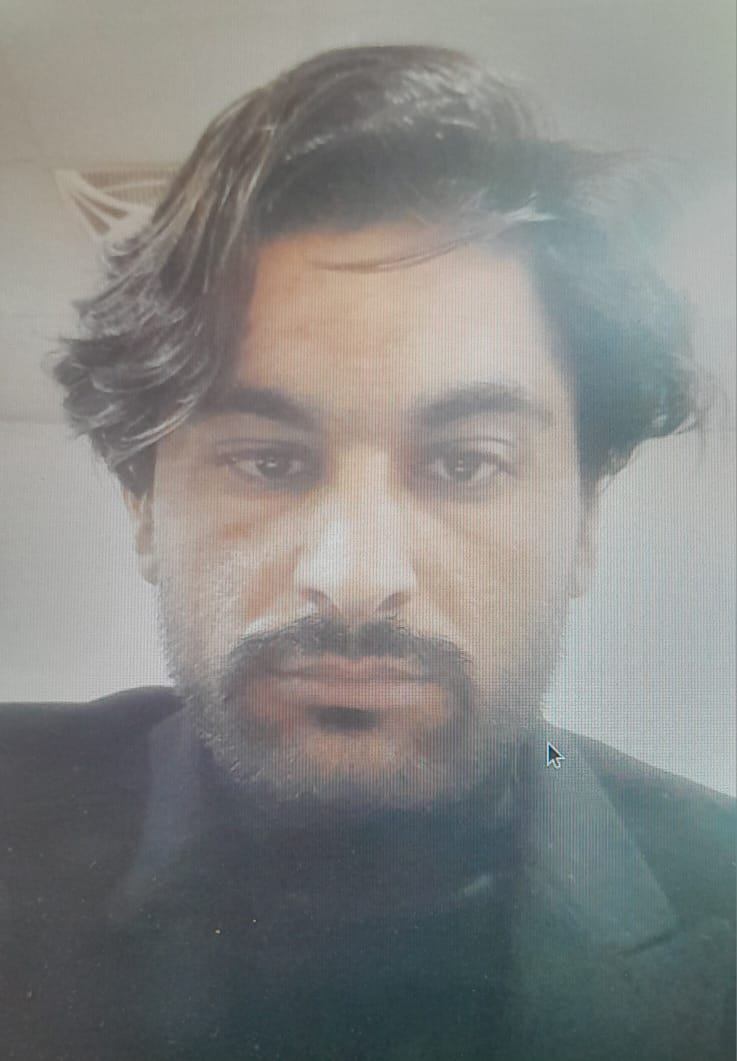
#> input picture Fake/Fake11.jpg, 737 x 1061 px
$ python batch_all_methods_dataset.py   (older library calls are emulated)
#> lines starting #> are read from the running program, lines starting #| are printed output that depends on the picture
import os
import csv
import json
import argparse
from pathlib import Path

import cv2
import numpy as np

import matplotlib
matplotlib.use("Agg")
import matplotlib.pyplot as plt
from matplotlib import gridspec


# =============================
# Enhancement methods (Stage 1)
# =============================
def white_top_hat(img_u8, kernel_size=15):
    k = cv2.getStructuringElement(cv2.MORPH_RECT, (kernel_size, kernel_size))
    return cv2.morphologyEx(img_u8, cv2.MORPH_TOPHAT, k)

def black_top_hat(img_u8, kernel_size=15):
    k = cv2.getStructuringElement(cv2.MORPH_RECT, (kernel_size, kernel_size))
    return cv2.morphologyEx(img_u8, cv2.MORPH_BLACKHAT, k)

def reconstruction_dilation(img_u8, marker_ksize=5, max_iters=512):
    """
    Grayscale reconstruction by dilation:
      marker = erode(img)
      iterate: marker = min(dilate(marker), mask=img) until convergence
    """
    img = img_u8.copy()
    k = np.ones((marker_ksize, marker_ksize), np.uint8)
    marker = cv2.erode(img, k)
    se = np.ones((3, 3), np.uint8)

    for _ in range(max_iters):
        prev = marker
        dil = cv2.dilate(marker, se)
        marker = np.minimum(dil, img)
        if np.array_equal(marker, prev):
            break
    return marker.astype(np.uint8)

def granulometry_map(img_u8):
    s1 = cv2.getStructuringElement(cv2.MORPH_RECT, (3, 3))
    s2 = cv2.getStructuringElement(cv2.MORPH_RECT, (7, 7))
    opening1 = cv2.morphologyEx(img_u8, cv2.MORPH_OPEN, s1)
    opening2 = cv2.morphologyEx(img_u8, cv2.MORPH_OPEN, s2)
    gran = cv2.absdiff(opening1, opening2)
    gran = cv2.normalize(gran, None, 0, 255, cv2.NORM_MINMAX)
    return gran.astype(np.uint8)

def get_enhancements(gray_u8, kernel_size=15):
    return [
        ("white-tophat", white_top_hat(gray_u8, kernel_size)),
        ("black-tophat", black_top_hat(gray_u8, kernel_size)),
        ("reconstruction", reconstruction_dilation(gray_u8, marker_ksize=5)),
        ("granulometry", granulometry_map(gray_u8)),
    ]


# =============================
# Graph helpers (Stage 2)
# =============================
def get_fft_spectrum(gray_img_u8):
    f = np.fft.fft2(gray_img_u8)
    fshift = np.fft.fftshift(f)
    magnitude_spectrum = 20 * np.log(np.abs(fshift) + 1)
    return magnitude_spectrum, fshift

def get_radial_profile(magnitude_spectrum):
    h, w = magnitude_spectrum.shape
    center = (w // 2, h // 2)
    y, x = np.indices((h, w))
    r = np.sqrt((x - center[0]) ** 2 + (y - center[1]) ** 2).astype(int)
    tbin = np.bincount(r.ravel(), magnitude_spectrum.ravel())
    nr = np.bincount(r.ravel())
    nr[nr == 0] = 1
    return tbin / nr

def annotate_value_on_graph(ax, text, fontsize=7):
    ax.text(
        0.98, 0.98, text,
        transform=ax.transAxes,
        ha="right", va="top",
        fontsize=fontsize,
        bbox=dict(boxstyle="round,pad=0.25", facecolor="white", edgecolor="0.6", alpha=0.95),
    )


# =============================
# Metrics (ALL methods)
# =============================
def autocorr_peak_score_1d(signal_1d, tau_min=2, tau_max_frac=0.25):
    x = np.asarray(signal_1d, dtype=np.float64).ravel()
    n = x.size
    if n < 8:
        return 0.0, 0
    x = x - np.mean(x)

    m = 1 << (2 * n - 1).bit_length()
    X = np.fft.rfft(x, n=m)
    ac = np.fft.irfft(X * np.conj(X), n=m)[:n]

    R0 = ac[0] + 1e-12
    acn = ac / R0

    tau_max = int(max(tau_min + 1, tau_max_frac * n))
    tau_max = min(tau_max, n - 1)
    region = acn[tau_min:tau_max + 1]
    if region.size == 0:
        return 0.0, 0

    idx = int(np.argmax(region))
    best_tau = tau_min + idx
    return float(region[idx]), int(best_tau)

def fft_peakiness_1d(signal_1d, eps=1e-12):
    x = np.asarray(signal_1d, dtype=np.float64).ravel()
    if x.size < 8:
        return 0.0
    x = x - np.mean(x)
    F = np.fft.rfft(x)
    P = (np.abs(F) ** 2)
    if P.size <= 2:
        return 0.0
    P = P[1:]  # remove DC
    return float(np.max(P) / (np.median(P) + eps))

def cepstrum_peak_1d(signal_1d, q_min=2, q_max_frac=0.25, eps=1e-12):
    x = np.asarray(signal_1d, dtype=np.float64).ravel()
    n = x.size
    if n < 16:
        return 0.0, 0
    x = x - np.mean(x)

    F = np.fft.rfft(x)
    mag = np.abs(F) + eps
    log_mag = np.log(mag)
    ceps = np.fft.irfft(log_mag, n=n)

    q_max = int(max(q_min + 1, q_max_frac * n))
    q_max = min(q_max, n - 1)
    region = ceps[q_min:q_max + 1]
    if region.size == 0:
        return 0.0, 0

    idx = int(np.argmax(region))
    best_q = q_min + idx
    return float(region[idx]), int(best_q)

def autocorr_peak_ratio_2d(img_u8, center_exclusion=7, eps=1e-12):
    img = np.asarray(img_u8, dtype=np.float64)
    img = img - np.mean(img)

    F = np.fft.fft2(img)
    P = np.abs(F) ** 2
    ac = np.fft.ifft2(P).real
    ac = np.fft.fftshift(ac)

    h, w = ac.shape
    cy, cx = h // 2, w // 2
    center_val = ac[cy, cx] + eps

    mask = np.ones_like(ac, dtype=bool)
    y0, y1 = max(0, cy - center_exclusion), min(h, cy + center_exclusion + 1)
    x0, x1 = max(0, cx - center_exclusion), min(w, cx + center_exclusion + 1)
    mask[y0:y1, x0:x1] = False

    peak = float(np.max(ac[mask])) if np.any(mask) else 0.0
    return float(peak / center_val)

def spectral_peakiness_2d(img_u8, r0_frac=0.05, r1_frac=0.35, topk=20, eps=1e-12):
    img = np.asarray(img_u8, dtype=np.float64)
    img = img - np.mean(img)

    h, w = img.shape
    cy, cx = h // 2, w // 2
    rmax = min(h, w) / 2.0
    r0 = r0_frac * rmax
    r1 = r1_frac * rmax

    F = np.fft.fftshift(np.fft.fft2(img))
    P = np.abs(F) ** 2

    y, x = np.indices((h, w))
    r = np.sqrt((x - cx) ** 2 + (y - cy) ** 2)
    band = (r >= r0) & (r <= r1)

    vals = P[band].ravel()
    if vals.size < 10:
        return 0.0

    med = np.median(vals) + eps
    k = min(topk, vals.size)
    top_vals = np.partition(vals, -k)[-k:]
    return float(np.mean(top_vals) / med)

def spectral_entropy_2d(img_u8, r0_frac=0.05, r1_frac=0.35, eps=1e-12):
    img = np.asarray(img_u8, dtype=np.float64)
    img = img - np.mean(img)

    h, w = img.shape
    cy, cx = h // 2, w // 2
    rmax = min(h, w) / 2.0
    r0 = r0_frac * rmax
    r1 = r1_frac * rmax

    F = np.fft.fftshift(np.fft.fft2(img))
    P = np.abs(F) ** 2

    y, x = np.indices((h, w))
    r = np.sqrt((x - cx) ** 2 + (y - cy) ** 2)
    band = (r >= r0) & (r <= r1)

    vals = P[band].ravel()
    if vals.size < 10:
        return 0.0

    s = np.sum(vals) + eps
    p = vals / s
    H = -np.sum(p * np.log(p + eps))
    return float(H / (np.log(p.size + eps)))  # normalized

def spectral_flatness_2d(img_u8, r0_frac=0.05, r1_frac=0.35, eps=1e-12):
    img = np.asarray(img_u8, dtype=np.float64)
    img = img - np.mean(img)

    h, w = img.shape
    cy, cx = h // 2, w // 2
    rmax = min(h, w) / 2.0
    r0 = r0_frac * rmax
    r1 = r1_frac * rmax

    F = np.fft.fftshift(np.fft.fft2(img))
    P = np.abs(F) ** 2

    y, x = np.indices((h, w))
    r = np.sqrt((x - cx) ** 2 + (y - cy) ** 2)
    band = (r >= r0) & (r <= r1)

    vals = P[band].ravel()
    if vals.size < 10:
        return 0.0

    vals = vals + eps
    gm = np.exp(np.mean(np.log(vals)))
    am = np.mean(vals)
    return float(gm / (am + eps))

def orientation_coherence(img_u8, bins=36, eps=1e-12):
    img = np.asarray(img_u8, dtype=np.float32)
    gx = cv2.Sobel(img, cv2.CV_32F, 1, 0, ksize=3)
    gy = cv2.Sobel(img, cv2.CV_32F, 0, 1, ksize=3)

    mag = np.sqrt(gx * gx + gy * gy) + eps
    ang = np.arctan2(gy, gx)

    hist, _ = np.histogram(ang, bins=bins, range=(-np.pi, np.pi), weights=mag)
    return float(np.max(hist) / (np.mean(hist) + eps))

def haar_wavelet_dir_ratio(img_u8, eps=1e-12):
    img = np.asarray(img_u8, dtype=np.float64)
    h, w = img.shape
    h2 = (h // 2) * 2
    w2 = (w // 2) * 2
    if h2 < 4 or w2 < 4:
        return 0.0
    img = img[:h2, :w2]

    a = (img[:, 0::2] + img[:, 1::2]) * 0.5
    d = (img[:, 0::2] - img[:, 1::2]) * 0.5

    LL = (a[0::2, :] + a[1::2, :]) * 0.5
    LH = (a[0::2, :] - a[1::2, :]) * 0.5
    HL = (d[0::2, :] + d[1::2, :]) * 0.5
    HH = (d[0::2, :] - d[1::2, :]) * 0.5

    E_LH = np.sum(LH * LH)
    E_HL = np.sum(HL * HL)
    E_HH = np.sum(HH * HH)
    return float(max(E_LH, E_HL) / ((E_LH + E_HL + E_HH) + eps))

def banding_psd_peak(img_u8, axis=0, eps=1e-12):
    img = np.asarray(img_u8, dtype=np.float64)
    v = np.mean(img, axis=axis)
    v = v - np.mean(v)
    if v.size < 16:
        return 0.0
    F = np.fft.rfft(v)
    P = np.abs(F) ** 2
    if P.size <= 2:
        return 0.0
    P = P[1:]  # remove DC
    return float(np.max(P) / (np.sum(P) + eps))


# =============================
# Plot + compute metrics per (image, enhancement)
# =============================
def analyze_one(enhanced_u8, tag, out_dir_img, tau_min, tau_max_frac):
    gray = enhanced_u8

    orig_fft_vis, _ = get_fft_spectrum(gray)
    radial_orig = get_radial_profile(orig_fft_vis)

    lap_raw = cv2.Laplacian(gray, cv2.CV_64F)
    lap_u8 = cv2.convertScaleAbs(lap_raw)

    lap_fft_vis, _ = get_fft_spectrum(lap_u8)
    radial_lap = get_radial_profile(lap_fft_vis)

    mid_row = gray[gray.shape[0] // 2, :]
    mid_col = gray[:, gray.shape[1] // 2]
    lap_mid_row = lap_u8[lap_u8.shape[0] // 2, :]

    # 1D metrics on A and C
    S_A, tau_A = autocorr_peak_score_1d(mid_row, tau_min=tau_min, tau_max_frac=tau_max_frac)
    S_C, tau_C = autocorr_peak_score_1d(lap_mid_row, tau_min=tau_min, tau_max_frac=tau_max_frac)

    peak1d_A = fft_peakiness_1d(mid_row)
    peak1d_C = fft_peakiness_1d(lap_mid_row)

    ceps_A, qA = cepstrum_peak_1d(mid_row)
    ceps_C, qC = cepstrum_peak_1d(lap_mid_row)

    # 2D metrics (on Laplacian image)
    ac2d = autocorr_peak_ratio_2d(lap_u8)
    spk2d = spectral_peakiness_2d(lap_u8)
    sent = spectral_entropy_2d(lap_u8)
    sflat = spectral_flatness_2d(lap_u8)
    ocoh = orientation_coherence(lap_u8)
    wdir = haar_wavelet_dir_ratio(lap_u8)
    rowband = banding_psd_peak(lap_u8, axis=1)
    colband = banding_psd_peak(lap_u8, axis=0)

    # A simple combined score (optional)
    FINAL = float(
        0.30 * S_C +
        0.20 * spk2d +
        0.15 * ac2d +
        0.15 * ocoh +
        0.10 * wdir +
        0.10 * rowband
    )

    # --- Plot (same layout) ---
    fig = plt.figure(figsize=(18, 12))
    gs = gridspec.GridSpec(2, 4, width_ratios=[1, 3, 3, 1], wspace=0.3, hspace=0.3)

    def add_side_graphs(gs_cell, data_list, titles, is_polar=False, annotate_texts=None):
        inner_gs = gridspec.GridSpecFromSubplotSpec(2, 1, subplot_spec=gs_cell, hspace=0.4)
        for i, (data, title) in enumerate(zip(data_list, titles)):
            if is_polar and i == 0:
                ax = fig.add_subplot(inner_gs[i], projection="polar")
                theta = np.linspace(0, 2 * np.pi, len(data))
                ax.plot(theta, data, color="blue", linewidth=0.5)
            else:
                ax = fig.add_subplot(inner_gs[i])
                ax.plot(data, color="black", linewidth=0.8)
                ax.fill_between(range(len(data)), data, color="gray", alpha=0.2)

            ax.set_title(title, fontsize=9, fontweight="bold")
            ax.tick_params(axis="both", which="major", labelsize=7)

            if annotate_texts and i < len(annotate_texts) and annotate_texts[i]:
                annotate_value_on_graph(ax, annotate_texts[i], fontsize=7)

    # Write key values near A and C
    A_text = f"A\nAC={S_A:.4f}\nFFTpk={peak1d_A:.2f}\nCeps={ceps_A:.4f}"
    C_text = (
        f"C\nAC={S_C:.4f}\nSpk2D={spk2d:.3f}\nAC2D={ac2d:.3f}\n"
        f"OrC={ocoh:.2f}\nWav={wdir:.3f}\nRowB={rowband:.3f}\n"
        f"Ent={sent:.3f}\nFlat={sflat:.3f}\nFINAL={FINAL:.3f}"
    )

    add_side_graphs(
        gs[0, 0],
        [mid_row, mid_col],
        ["A. Intensity Slice", "B. Horiz. Intensity Slice"],
        annotate_texts=[A_text, ""],
    )

    ax1 = fig.add_subplot(gs[0, 1])
    ax1.imshow(gray, cmap="gray")
    ax1.set_title(f"1. Enhanced Image ({tag})", fontsize=14, pad=10)
    ax1.axis("off")

    ax2 = fig.add_subplot(gs[0, 2])
    ax2.imshow(orig_fft_vis, cmap="gray")
    ax2.set_title("2. Original Frequency Spectrum", fontsize=14, pad=10)
    ax2.axis("off")

    add_side_graphs(gs[0, 3], [radial_orig, radial_orig],
                    ["B. Radial Frequency Profile", "B. Radial Frequency Profile"])

    polar_data = np.interp(
        np.linspace(0, 1, 100),
        np.linspace(0, 1, len(lap_mid_row)),
        lap_mid_row
    )

    add_side_graphs(
        gs[1, 0],
        [polar_data, lap_mid_row],
        ["1D Laplacian Profile", "C. Laplacian Intensity Slice"],
        is_polar=True,
        annotate_texts=["", C_text],
    )

    ax3 = fig.add_subplot(gs[1, 1])
    ax3.imshow(lap_u8, cmap="gray")
    ax3.set_title("3. Laplacian Image", fontsize=14, pad=10)
    ax3.axis("off")

    ax4 = fig.add_subplot(gs[1, 2])
    ax4.imshow(lap_fft_vis, cmap="gray")
    ax4.set_title("4. Laplacian Frequency Spectrum", fontsize=14, pad=10)
    ax4.axis("off")

    add_side_graphs(gs[1, 3], [radial_lap, radial_lap],
                    ["D. Radial Laplacian FFT Profile", "D. Radial Laplacian FFT"])

    out_dir_img.mkdir(parents=True, exist_ok=True)
    fig_path = out_dir_img / f"{tag}-result.png"
    plt.savefig(fig_path, bbox_inches="tight", dpi=150)
    plt.close()

    metrics = {
        "A_autocorr_peak": float(S_A), "A_autocorr_tau": int(tau_A),
        "A_fft_peakiness_1d": float(peak1d_A),
        "A_cepstrum_peak": float(ceps_A), "A_cepstrum_q": int(qA),

        "C_autocorr_peak": float(S_C), "C_autocorr_tau": int(tau_C),
        "C_fft_peakiness_1d": float(peak1d_C),
        "C_cepstrum_peak": float(ceps_C), "C_cepstrum_q": int(qC),

        "Lap_acf2d_peak_ratio": float(ac2d),
        "Lap_spectral_peakiness_topk_over_median": float(spk2d),
        "Lap_spectral_entropy_norm": float(sent),
        "Lap_spectral_flatness": float(sflat),
        "Lap_orientation_coherence": float(ocoh),
        "Lap_wavelet_dir_ratio": float(wdir),
        "Lap_row_banding_psd_peak": float(rowband),
        "Lap_col_banding_psd_peak": float(colband),

        "FINAL_combo_score": float(FINAL),

        "tau_min": int(tau_min),
        "tau_max_frac": float(tau_max_frac),
    }

    return fig_path, metrics


# =============================
# Threshold selection
# =============================
def best_threshold(values, labels):
    """
    labels: 0=real, 1=fake
    Chooses direction automatically:
      if mean(fake) > mean(real): predict fake if value > t
      else predict fake if value < t
    Returns: (threshold, direction, acc, tpr, tnr)
    """
    v = np.asarray(values, dtype=np.float64)
    y = np.asarray(labels, dtype=np.int32)
    mask = np.isfinite(v)
    v = v[mask]
    y = y[mask]
    if v.size < 4:
        return None

    mean_fake = np.mean(v[y == 1]) if np.any(y == 1) else 0.0
    mean_real = np.mean(v[y == 0]) if np.any(y == 0) else 0.0
    direction = ">" if mean_fake > mean_real else "<"

    candidates = np.unique(v)
    best = (-1.0, None, None, None, None)  # (acc, thr, tpr, tnr, dir)
    for t in candidates:
        if direction == ">":
            pred = (v > t).astype(np.int32)
        else:
            pred = (v < t).astype(np.int32)

        tp = np.sum((pred == 1) & (y == 1))
        tn = np.sum((pred == 0) & (y == 0))
        fp = np.sum((pred == 1) & (y == 0))
        fn = np.sum((pred == 0) & (y == 1))

        tpr = tp / (tp + fn + 1e-12)
        tnr = tn / (tn + fp + 1e-12)
        acc = (tp + tn) / (tp + tn + fp + fn + 1e-12)

        youden = tpr + tnr - 1.0
        # pick by youden first, then acc
        score = (youden, acc)

        if best[1] is None:
            best = (acc, t, tpr, tnr, direction, youden)
        else:
            if score > (best[5], best[0]):
                best = (acc, t, tpr, tnr, direction, youden)

    acc, thr, tpr, tnr, direction, youden = best
    return thr, direction, float(acc), float(tpr), float(tnr), float(youden)


# =============================
# Dataset runner
# =============================
def find_image(folder: Path, name_no_ext: str):
    exts = [".jpg", ".jpeg", ".png", ".JPG", ".JPEG", ".PNG"]
    for e in exts:
        p = folder / (name_no_ext + e)
        if p.exists():
            return p
    return None

def main():
    ap = argparse.ArgumentParser()
    ap.add_argument("--root", default=".", help="Dataset root containing Real/ and Fake/")
    ap.add_argument("--resize", type=int, default=512, help="Resize to NxN (0 disables)")
    ap.add_argument("--kernel", type=int, default=15, help="Kernel size for top-hat")
    ap.add_argument("--tau_min", type=int, default=2)
    ap.add_argument("--tau_max_frac", type=float, default=0.25)
    args = ap.parse_args()

    root = Path(args.root).resolve()
    real_dir = root / "Real"
    fake_dir = root / "Fake"

    out_dir = root / "autocorr-pipeline_output"
    out_dir.mkdir(parents=True, exist_ok=True)

    # Build file list: Real11..20 and Fake11..20
    items = []
    for cls_name, folder, label in [("Real", real_dir, 0), ("Fake", fake_dir, 1)]:
        for i in range(11, 21):
            stem = f"{cls_name}{i}"
            p = find_image(folder, stem)
            if p is None:
                print(f"[WARN] Missing: {folder}/{stem}.(jpg/png)")
                continue
            items.append((p, label, cls_name, stem))

    if not items:
        print("No images found. Check folder structure: Real/Real11.jpg ... Fake/Fake11.jpg")
        return

    all_rows = []
    metric_keys = None

    for p, label, cls_name, stem in items:
        gray = cv2.imread(str(p), cv2.IMREAD_GRAYSCALE)
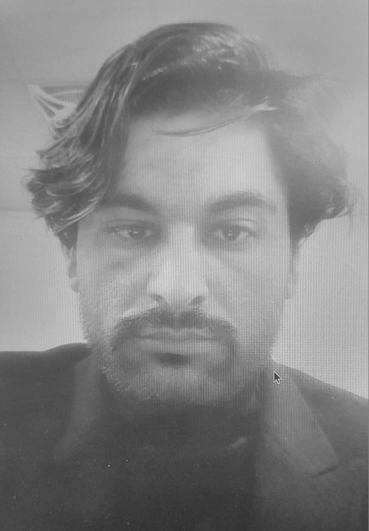
#> gray: shape (1061, 737) (shown at 1/2 size); min 46, max 237, mean 133.7
        if gray is None:
            print(f"[WARN] Could not decode: {p}")
            continue

        if args.resize and args.resize > 0:
            gray = cv2.resize(gray, (args.resize, args.resize), interpolation=cv2.INTER_AREA)
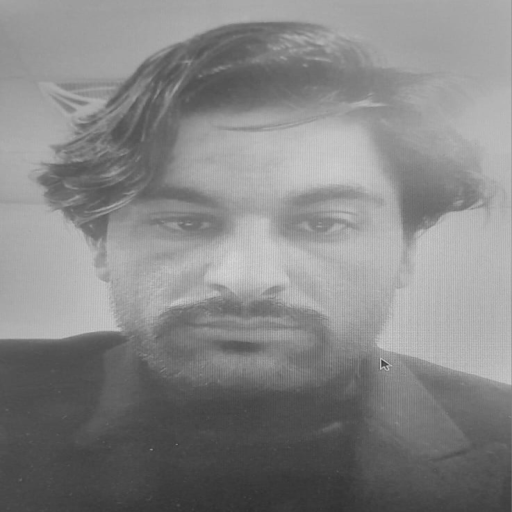
#> gray: shape (512, 512); min 47, max 213, mean 133.7

        # Per-image output folder
        img_out = out_dir / cls_name / stem
        img_out.mkdir(parents=True, exist_ok=True)

        # Save base gray (optional debug)
        cv2.imwrite(str(img_out / "00-input-gray.png"), gray)

        for tag, enhanced in get_enhancements(gray, kernel_size=args.kernel):
#> in reconstruction_dilation, `marker = cv2.erode(img, k)`:
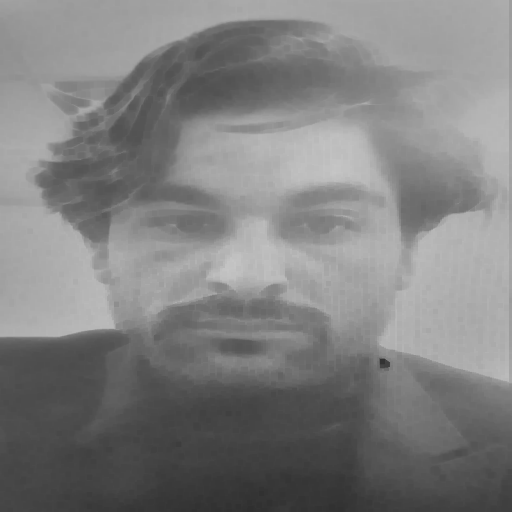
#> marker: shape (512, 512); min 47, max 198, mean 127.8
#> in reconstruction_dilation, `se = np.ones((3, 3), np.uint8)`: se = [[1, 1, 1], [1, 1, 1], [1, 1, 1]]
#> in granulometry_map, `gran = cv2.absdiff(opening1, opening2)`:
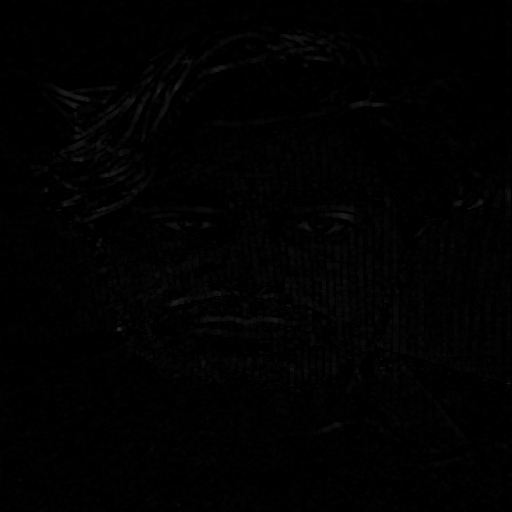
#> gran: shape (512, 512); min 0, max 41, mean 1.7
            enh_path = img_out / f"{tag}-enhanced.png"
            cv2.imwrite(str(enh_path), enhanced)

            fig_path, metrics = analyze_one(
                enhanced_u8=enhanced,
                tag=tag,
                out_dir_img=img_out,
                tau_min=args.tau_min,
                tau_max_frac=args.tau_max_frac
            )

            row = {
                "label": label,
                "class": cls_name,
                "image": stem,
                "enhancement": tag,
                "input_path": str(p),
                "enhanced_path": str(enh_path),
                "figure_path": str(fig_path),
            }
            row.update(metrics)

            if metric_keys is None:
                metric_keys = [k for k in metrics.keys()]

            all_rows.append(row)
#> this loop made 4 passes
#> after the loop, all_rows = 4 items; metric_keys = 21 items, first 6: 'A_autocorr_peak', 'A_autocorr_tau', 'A_fft_peakiness_1d', 'A_cepstrum_peak', 'A_cepstrum_q', 'C_autocorr_peak'
#> (the rest of the program and of its run is left out)
